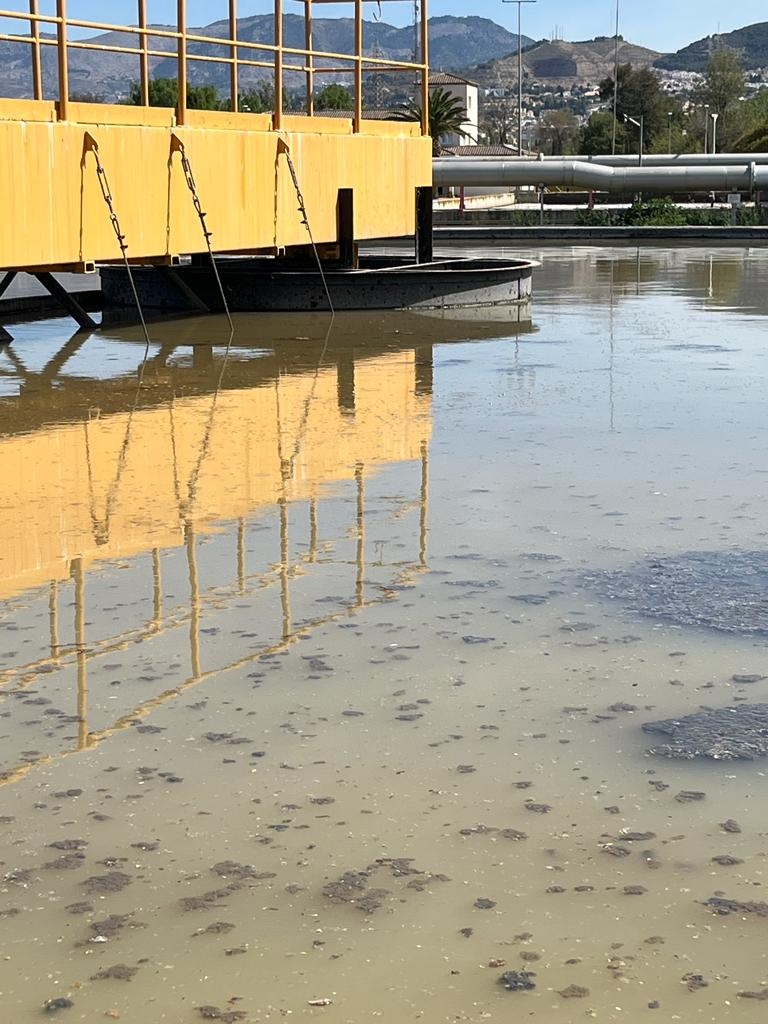
#> input picture images/w2.jpg, 768 x 1024 px, found by its file name
$ python edge.py   (older library calls are emulated)
#> lines starting #> are read from the running program, lines starting #| are printed output that depends on the picture; after the words box and inside, x2 and y2 are one past the last pixel; in counts of white or black regions, pixels touching at a corner belong together
import cv2
import numpy as np
from matplotlib import pyplot as plt

# Read input image
# img = cv2.imread('D:\\fedsam\\fedsamv1\\images\\w1.jpg')

img = cv2.imread("D:\\fedsam\\fedsamv1\\images\\w2.jpg")
#> img is the input picture: shape (1024, 768, 3); mean B, G, R 131.4, 153.3, 160.3
gray = cv2.cvtColor(img, cv2.COLOR_BGR2GRAY)
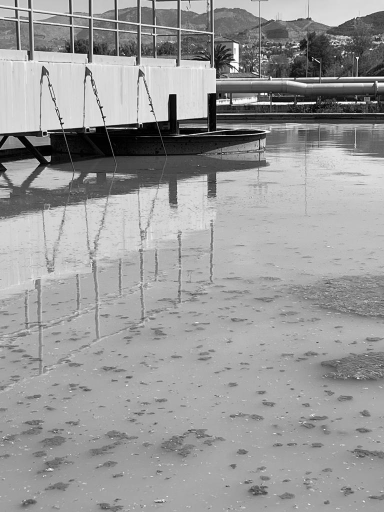
#> gray: shape (1024, 768) (shown at 1/2 size); min 0, max 255, mean 152.9
thresh = cv2.adaptiveThreshold(gray, 255, cv2.ADAPTIVE_THRESH_GAUSSIAN_C, cv2.THRESH_BINARY_INV, 101, 3)
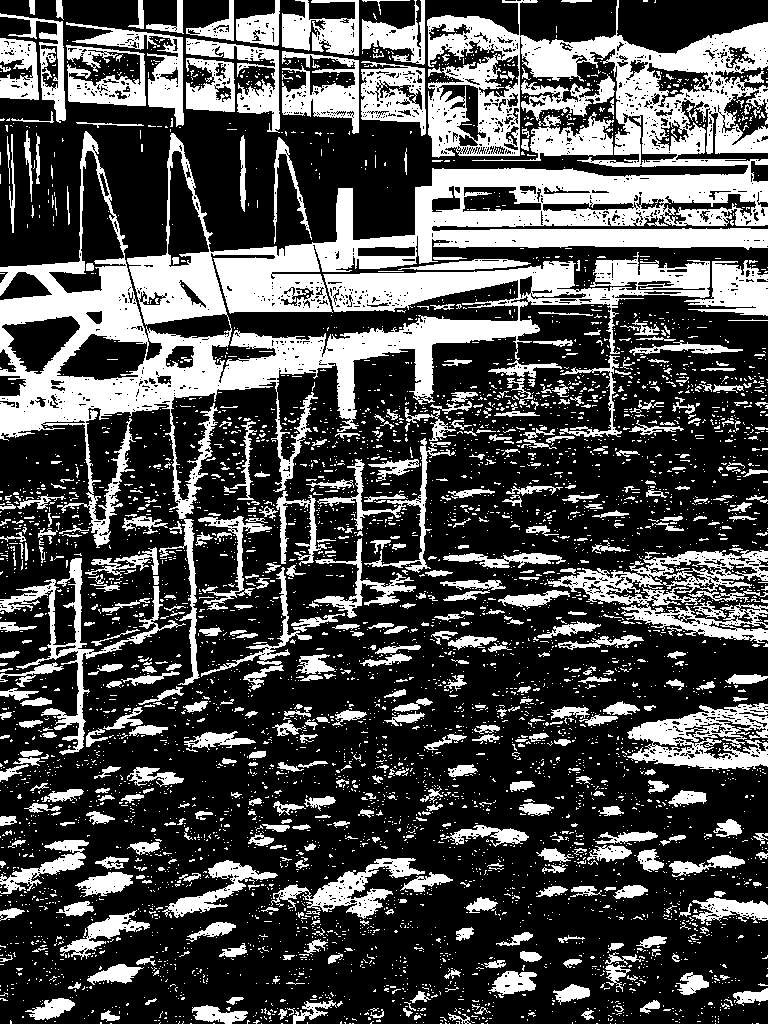
#> thresh: shape (1024, 768); 30.6% white; 5315 white regions (4745 under 20 px), largest, box (x1, y1, x2, y2) and area: (0, 0, 768, 685) 105957, (547, 550, 768, 643) 6984, (627, 703, 768, 770) 5100

kernel = cv2.getStructuringElement(cv2.MORPH_ELLIPSE, (1,1))
blob = cv2.morphologyEx(thresh, cv2.MORPH_OPEN, kernel)
kernel = cv2.getStructuringElement(cv2.MORPH_ELLIPSE, (3,3))
blob = cv2.morphologyEx(blob, cv2.MORPH_CLOSE, kernel)
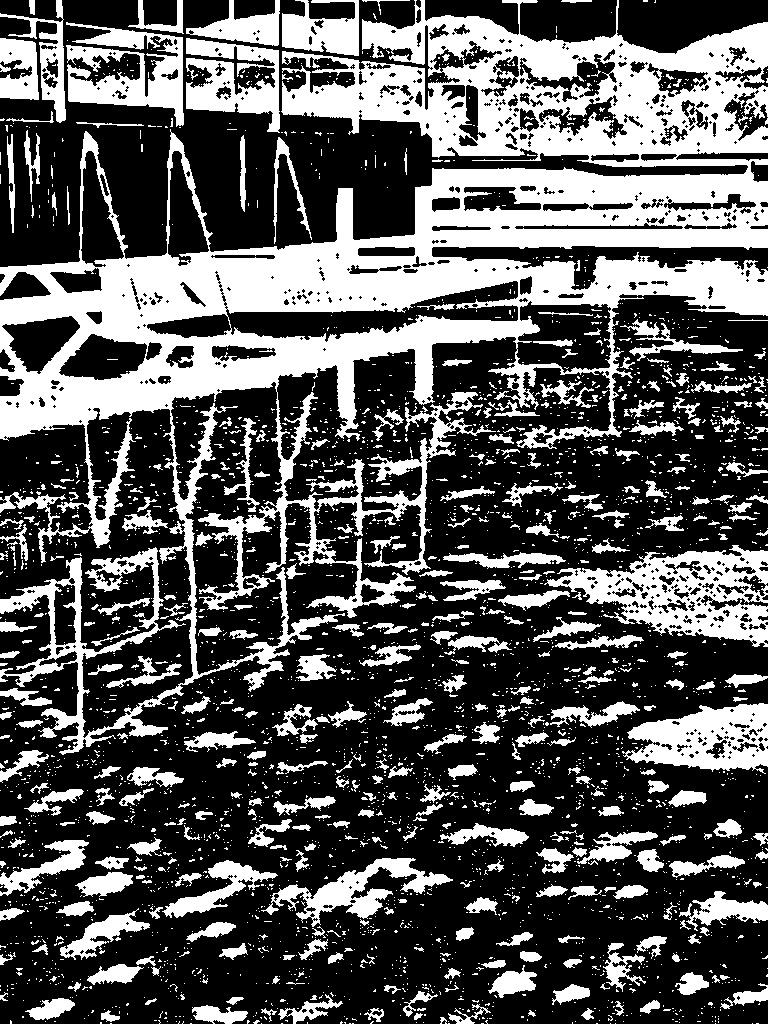
#> blob: shape (1024, 768); 34.2% white; 3443 white regions (3017 under 20 px), largest, box (x1, y1, x2, y2) and area: (0, 0, 768, 755) 155173, (544, 545, 768, 647) 10332, (622, 703, 768, 774) 6339

blob = (255-blob)
#> blob: shape (1024, 768); 65.8% white; 3443 black regions (3017 under 20 px)

contours = cv2.findContours(blob, cv2.RETR_EXTERNAL, cv2.CHAIN_APPROX_SIMPLE)
#> contours = 547 contours, 406 with area under 20; largest, box (x1, y1, x2, y2) and area: (0, 294, 768, 1024) 416596, (0, 0, 748, 267) 79370, (0, 408, 193, 738) 35947, (147, 271, 518, 342) 7509, (617, 0, 768, 54) 5718
contours = contours[0] if len(contours) == 2 else contours[1]
big_contour = max(contours, key=cv2.contourArea)
#> big_contour = contour of 4665 points, box (x1, y1, x2, y2) (0, 294, 768, 1024), area 416596

blob_area_thresh = 100
blob_area = cv2.contourArea(big_contour)
#> blob_area = 416596
if blob_area > blob_area_thresh:
    print('blob area:', blob_area)
#| blob area: 416596.0

result = img.copy()
cv2.drawContours(result, [big_contour], -1, (0,0,255), 1)
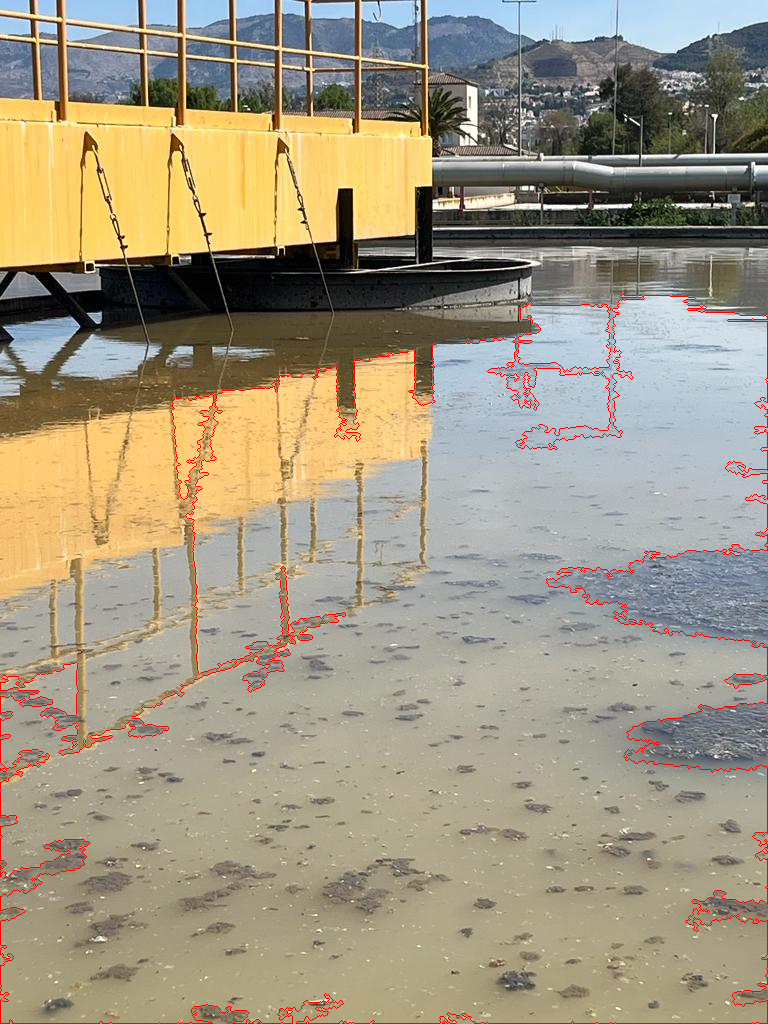
#> result: shape (1024, 768, 3); 1.17% of pixels changed, all inside (x1, y1, x2, y2) = (0, 294, 768, 1024)

cv2.imshow('thresh', thresh)
cv2.imshow('blob', blob)
cv2.imshow('result', result)
cv2.waitKey()

# # Check if image is loaded correctly
# if im is None:
#     print("Could not open or find the image")
# else:
#     # Set up the detector with default parameters.
# # Set up the detector with default parameters.
#     detector = cv2.SimpleBlobDetector_create()
#     # Detect blobs.
#     keypoints = detector.detect(im)

#     # Draw detected blobs as red circles.
#     # cv2.DRAW_MATCHES_FLAGS_DRAW_RICH_KEYPOINTS ensures the size of the circle corresponds to the size of blob
#     im_with_keypoints = cv2.drawKeypoints(im, keypoints, np.array([]), (0,0,255), cv2.DRAW_MATCHES_FLAGS_DRAW_RICH_KEYPOINTS)

#     # Show keypoints
#     cv2.imshow("Keypoints", im_with_keypoints)
#     cv2.waitKey(0)
# # # Convert to grayscale
# gray = cv2.cvtColor(img, cv2.COLOR_BGR2GRAY)

# # Blur the image to reduce noise
# blurred = cv2.GaussianBlur(gray, (5, 5), 0)

# # Compute Horizontal Gradient
# gradX = cv2.Sobel(blurred, ddepth=cv2.CV_32F, dx=1, dy=0, ksize=-1)

# # Absolute Gradient
# absGradX = cv2.convertScaleAbs(gradX)

# # Threshold the Image
# threshImg = cv2.adaptiveThreshold(absGradX, 255, cv2.ADAPTIVE_THRESH_GAUSSIAN_C, \
#                    cv2.THRESH_BINARY, blockSize=9, C=4)

# # Display Result
# plt.subplot(121),plt.imshow(img,cmap='gray'),plt.title('Original')
# plt.xticks([]), plt.yticks([])
# plt.subplot(122),plt.imshow(threshImg,cmap='gray'),plt.title('Edge Detected')
# plt.xticks([]), plt.yticks([])
# plt.show()

$ run again, with images/w1.jpg copied over images/w2.jpg
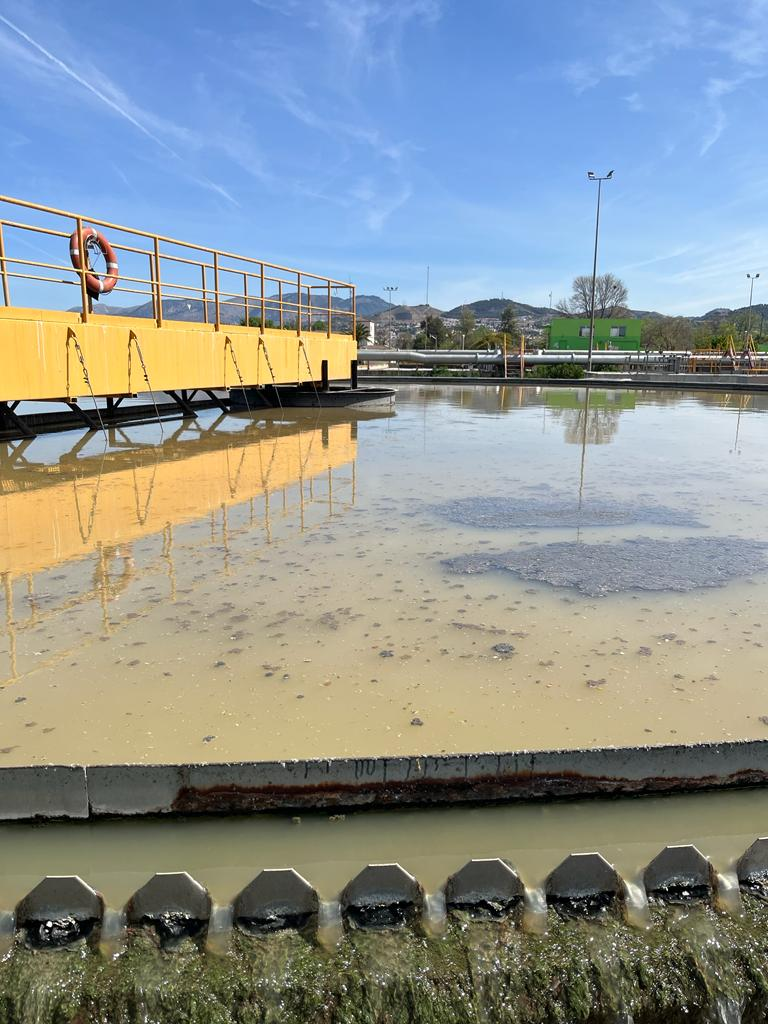
#> input picture images/w1.jpg, 768 x 1024 px, found by its file name
#> img is the input picture: shape (1024, 768, 3); mean B, G, R 147.5, 147.6, 139.7
#> `thresh = cv2.adaptiveThreshold(gray, 255, cv2.ADAPTIVE_THRESH_GAUSSIAN..`:
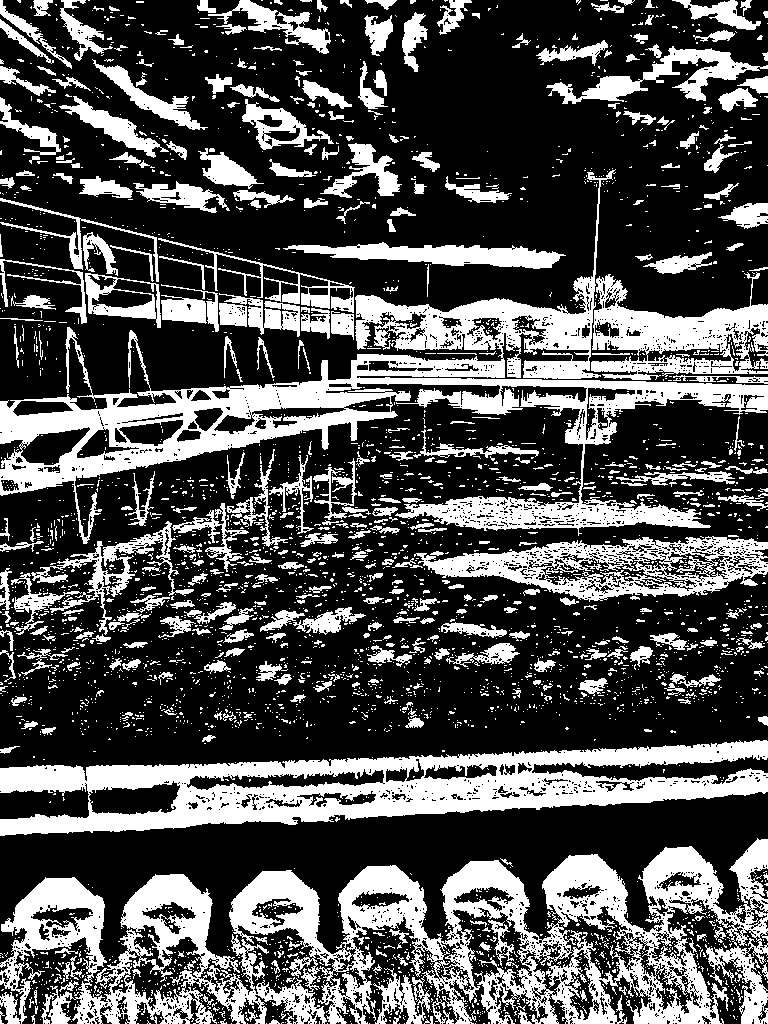
#> thresh: shape (1024, 768); 31.4% white; 3761 white regions (3318 under 20 px), largest, box (x1, y1, x2, y2) and area: (0, 169, 768, 544) 46443, (229, 838, 768, 1024) 40444, (0, 740, 768, 836) 33024
#> contours = 806 contours, 572 with area under 20; largest, box (x1, y1, x2, y2) and area: (0, 398, 768, 771) 220167, (0, 0, 768, 318) 192711, (0, 792, 768, 969) 52668, (0, 261, 502, 408) 27478, (532, 757, 768, 784) 2588
#> big_contour = contour of 2504 points, box (x1, y1, x2, y2) (0, 398, 768, 771), area 220167
#> blob_area = 220167
#| blob area: 220167.0
#> `cv2.drawContours(result, [big_contour], -1, (0,0,255), 1)`:
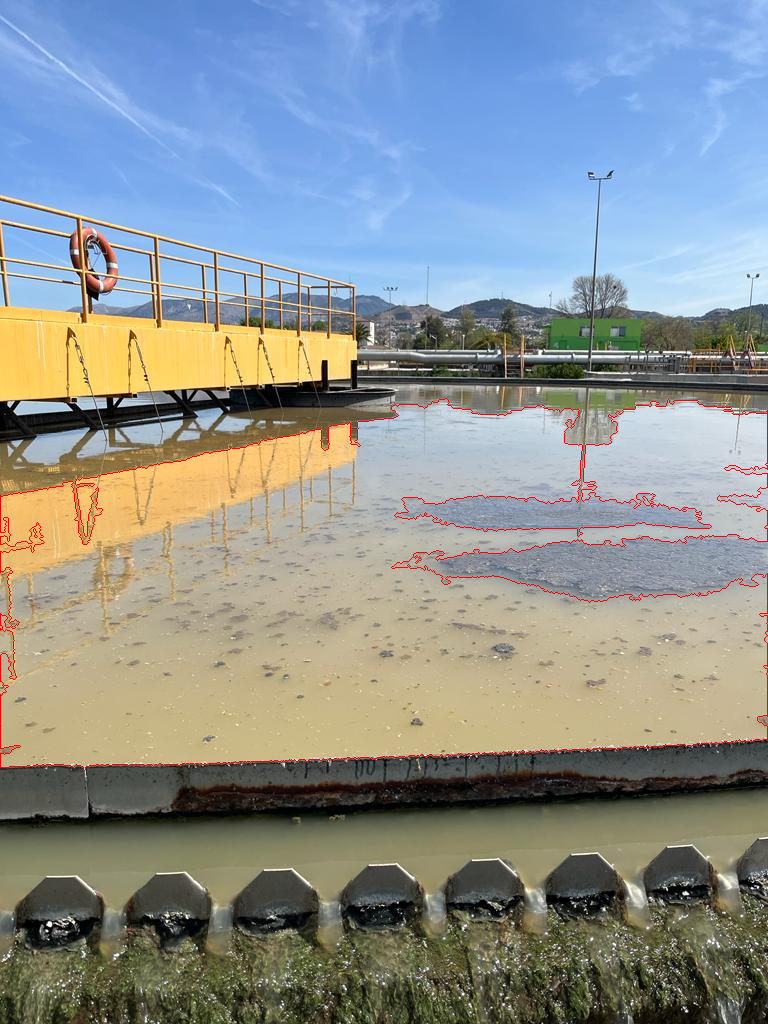
#> result: shape (1024, 768, 3); 0.66% of pixels changed, all inside (x1, y1, x2, y2) = (0, 398, 768, 771)

$ run again, with images/w3.jpg copied over images/w2.jpg
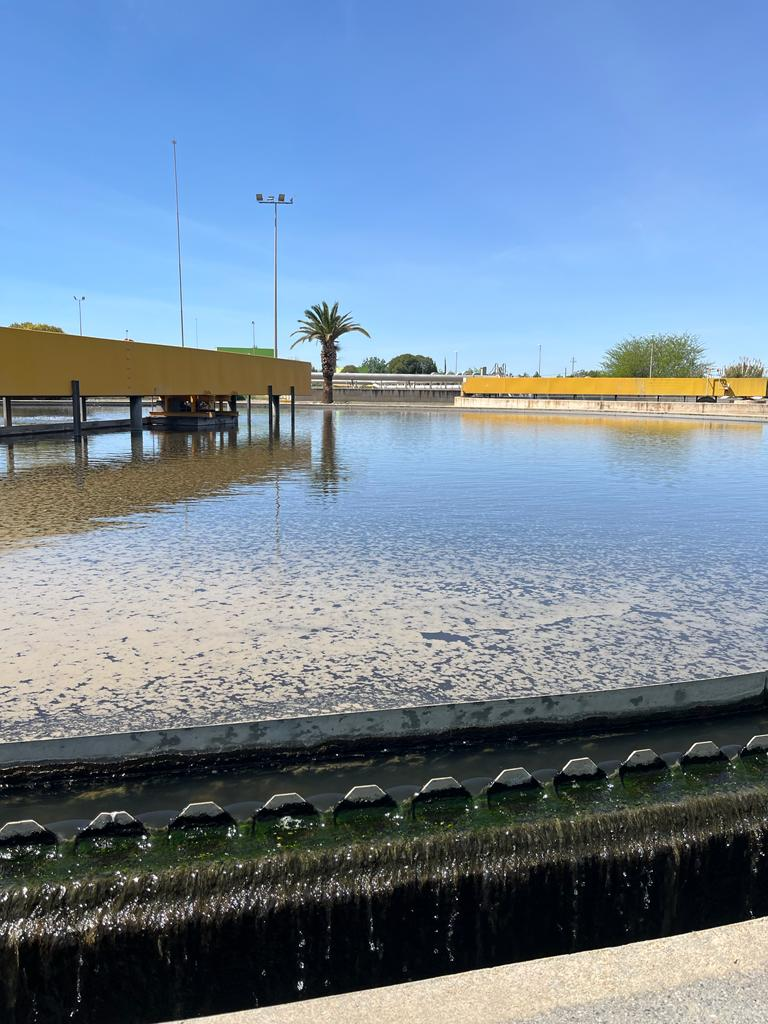
#> input picture images/w3.jpg, 768 x 1024 px, found by its file name
#> img is the input picture: shape (1024, 768, 3); mean B, G, R 155.7, 134.9, 115.3
#> `thresh = cv2.adaptiveThreshold(gray, 255, cv2.ADAPTIVE_THRESH_GAUSSIAN..`:
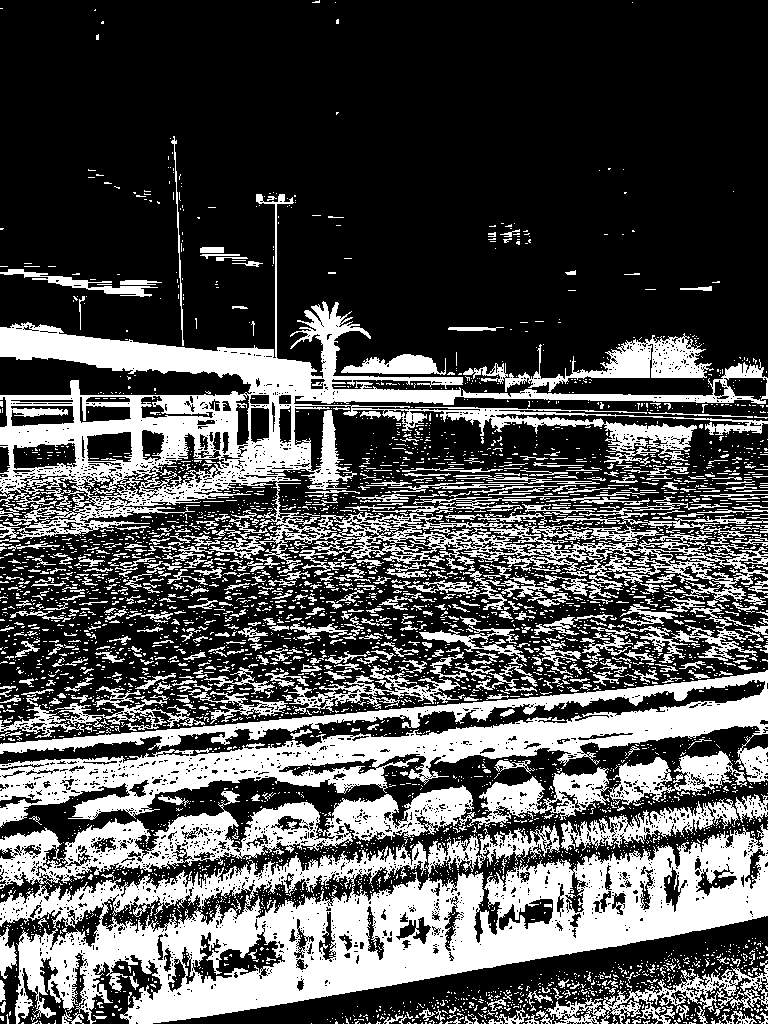
#> thresh: shape (1024, 768); 32% white; 4393 white regions (3853 under 20 px), largest, box (x1, y1, x2, y2) and area: (0, 824, 768, 1024) 64073, (0, 194, 768, 602) 56493, (0, 670, 768, 828) 34857
#> contours = 1385 contours, 1064 with area under 20; largest, box (x1, y1, x2, y2) and area: (0, 0, 768, 396) 270108, (0, 481, 692, 727) 72956, (0, 726, 768, 859) 22910, (160, 916, 768, 1024) 20572, (278, 406, 629, 517) 15488
#> big_contour = contour of 1333 points, box (x1, y1, x2, y2) (0, 0, 768, 396), area 270108
#> blob_area = 270108.5
#| blob area: 270108.5
#> `cv2.drawContours(result, [big_contour], -1, (0,0,255), 1)`:
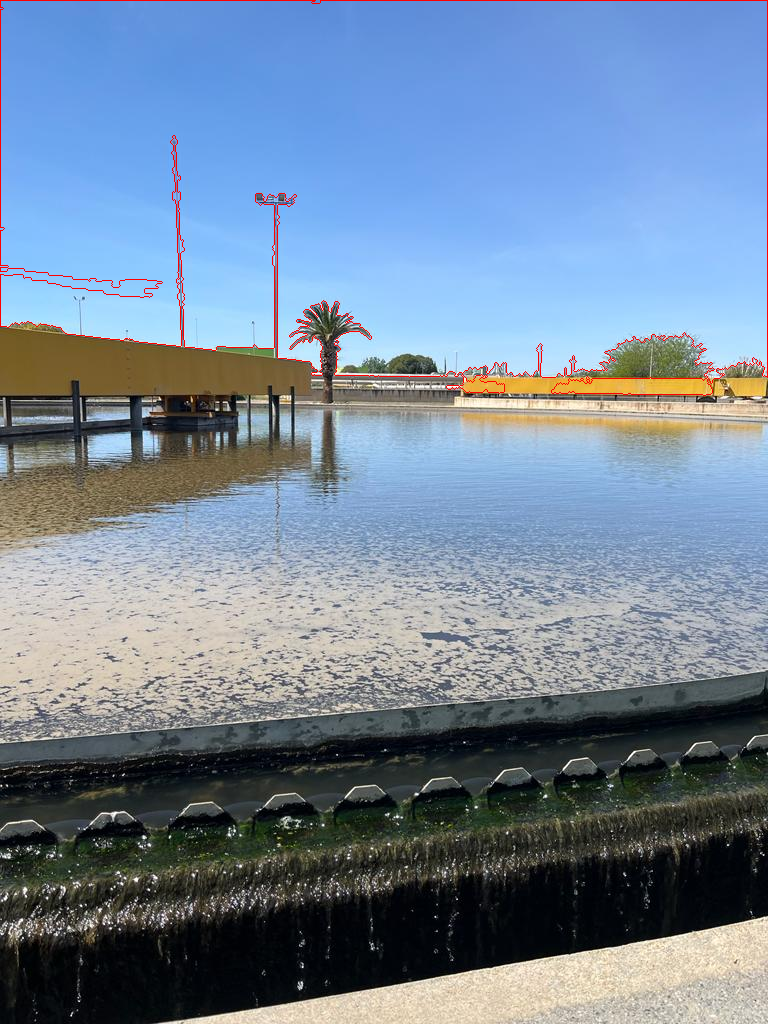
#> result: shape (1024, 768, 3); 0.6% of pixels changed, all inside (x1, y1, x2, y2) = (0, 0, 768, 396)
